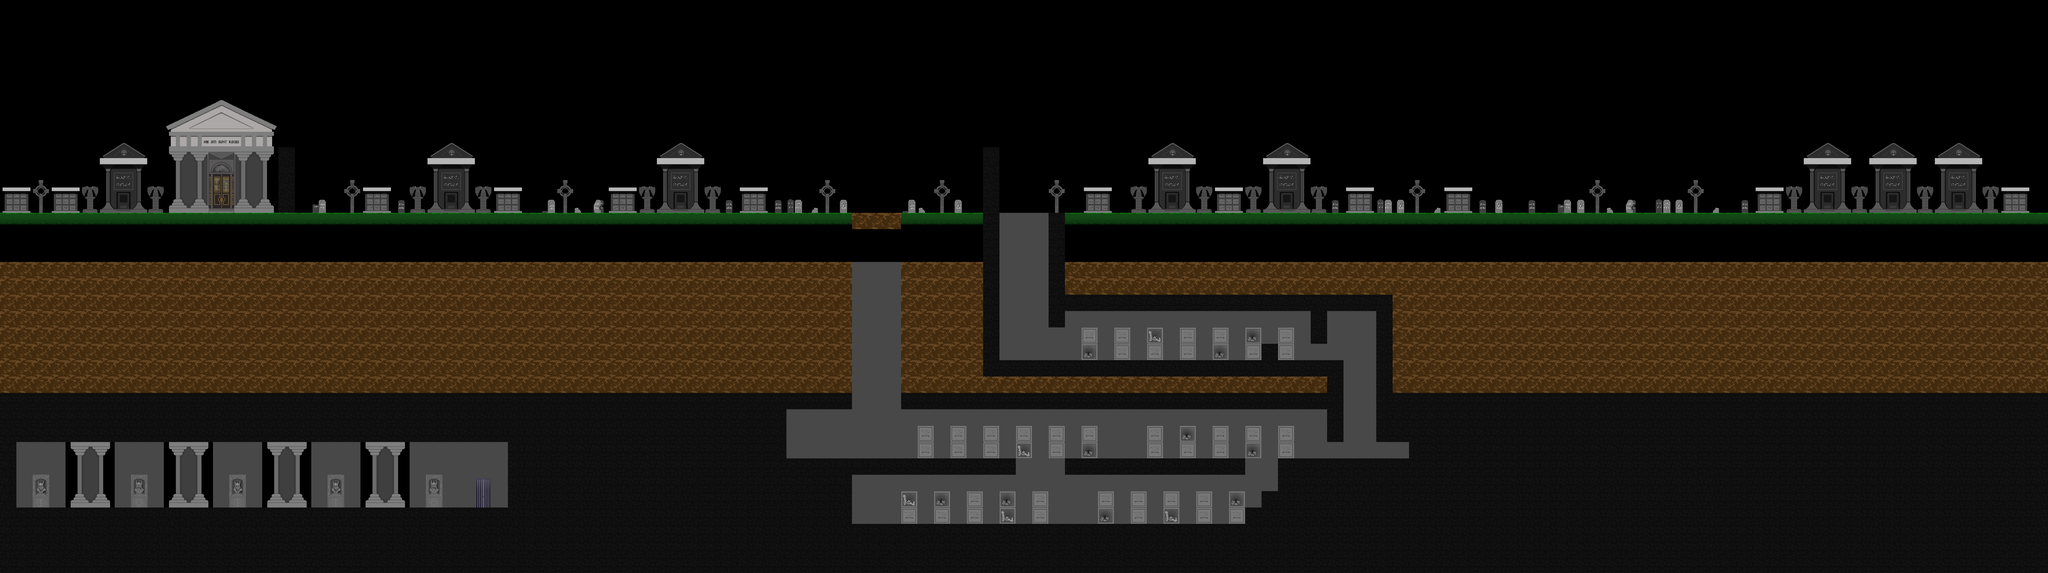

Below is a game level as drawn by its tile map, then a one-line description and the .tmx that defines it (tile-layer data replaced by summaries):
An orthogonal 125x35 tile map with 64x64 px tiles, 2 tile layers (derriere, solides), 1 hidden layer not drawn and 111 objects (escalier, checkPoint4, checkPoint3, checkPoint1, checkPoint2, ...).

<map version="1.4" tiledversion="1.4.3" orientation="orthogonal" renderorder="right-down" width="125" height="35" tilewidth="64" tileheight="64" infinite="0" nextlayerid="37" nextobjectid="159">
 <tileset firstgid="1" name="tableauTiledTilesetCimetiere2" tilewidth="64" tileheight="64" tilecount="168" columns="21">
  <image source="tableauTiledTilesetCimetiere2.png" width="1344" height="512" />
  <tile id="0">
   <properties>
    <property name="collides" type="bool" value="true" />
   </properties>
  </tile>
  <tile id="1">
   <properties>
    <property name="collides" type="bool" value="false" />
   </properties>
  </tile>
  <tile id="2">
   <properties>
    <property name="collides" type="bool" value="false" />
   </properties>
  </tile>
  <tile id="3">
   <properties>
    <property name="collides" type="bool" value="false" />
   </properties>
  </tile>
  <tile id="4">
   <properties>
    <property name="collides" type="bool" value="false" />
   </properties>
  </tile>
  <tile id="5">
   <properties>
    <property name="collides" type="bool" value="true" />
   </properties>
  </tile>
  <tile id="6">
   <properties>
    <property name="collides" type="bool" value="true" />
   </properties>
  </tile>
  <tile id="7">
   <properties>
    <property name="collides" type="bool" value="false" />
   </properties>
  </tile>
  <tile id="8">
   <properties>
    <property name="collides" type="bool" value="false" />
   </properties>
  </tile>
  <tile id="9">
   <properties>
    <property name="collides" type="bool" value="false" />
   </properties>
  </tile>
  <tile id="10">
   <properties>
    <property name="collides" type="bool" value="true" />
   </properties>
  </tile>
  <tile id="11">
   <properties>
    <property name="collides" type="bool" value="true" />
   </properties>
  </tile>
  <tile id="12">
   <properties>
    <property name="collides" type="bool" value="false" />
   </properties>
  </tile>
  <tile id="13">
   <properties>
    <property name="collides" type="bool" value="false" />
   </properties>
  </tile>
  <tile id="14">
   <properties>
    <property name="collides" type="bool" value="false" />
   </properties>
  </tile>
  <tile id="15">
   <properties>
    <property name="collides" type="bool" value="false" />
   </properties>
  </tile>
  <tile id="16">
   <properties>
    <property name="collides" type="bool" value="false" />
   </properties>
  </tile>
  <tile id="17">
   <properties>
    <property name="collides" type="bool" value="false" />
   </properties>
  </tile>
  <tile id="18">
   <properties>
    <property name="collides" type="bool" value="false" />
   </properties>
  </tile>
  <tile id="21">
   <properties>
    <property name="collides" type="bool" value="false" />
   </properties>
  </tile>
  <tile id="22">
   <properties>
    <property name="collides" type="bool" value="false" />
   </properties>
  </tile>
  <tile id="23">
   <properties>
    <property name="collides" type="bool" value="false" />
   </properties>
  </tile>
  <tile id="24">
   <properties>
    <property name="collides" type="bool" value="false" />
   </properties>
  </tile>
  <tile id="25">
   <properties>
    <property name="collides" type="bool" value="false" />
   </properties>
  </tile>
  <tile id="26">
   <properties>
    <property name="collides" type="bool" value="false" />
   </properties>
  </tile>
  <tile id="27">
   <properties>
    <property name="collides" type="bool" value="false" />
   </properties>
  </tile>
  <tile id="28">
   <properties>
    <property name="collides" type="bool" value="false" />
   </properties>
  </tile>
  <tile id="29">
   <properties>
    <property name="collides" type="bool" value="false" />
   </properties>
  </tile>
  <tile id="30">
   <properties>
    <property name="collides" type="bool" value="false" />
   </properties>
  </tile>
  <tile id="31">
   <properties>
    <property name="collides" type="bool" value="true" />
   </properties>
  </tile>
  <tile id="32">
   <properties>
    <property name="collides" type="bool" value="true" />
   </properties>
  </tile>
  <tile id="33">
   <properties>
    <property name="collides" type="bool" value="false" />
   </properties>
  </tile>
  <tile id="34">
   <properties>
    <property name="collides" type="bool" value="false" />
   </properties>
  </tile>
  <tile id="35">
   <properties>
    <property name="collides" type="bool" value="false" />
   </properties>
  </tile>
  <tile id="36">
   <properties>
    <property name="collides" type="bool" value="false" />
   </properties>
  </tile>
  <tile id="37">
   <properties>
    <property name="collides" type="bool" value="false" />
   </properties>
  </tile>
  <tile id="38">
   <properties>
    <property name="collides" type="bool" value="false" />
   </properties>
  </tile>
  <tile id="39">
   <properties>
    <property name="collides" type="bool" value="false" />
   </properties>
  </tile>
  <tile id="42">
   <properties>
    <property name="collides" type="bool" value="false" />
   </properties>
  </tile>
  <tile id="43">
   <properties>
    <property name="collides" type="bool" value="false" />
   </properties>
  </tile>
  <tile id="44">
   <properties>
    <property name="collides" type="bool" value="false" />
   </properties>
  </tile>
  <tile id="45">
   <properties>
    <property name="collides" type="bool" value="false" />
   </properties>
  </tile>
  <tile id="46">
   <properties>
    <property name="collides" type="bool" value="false" />
   </properties>
  </tile>
  <tile id="47">
   <properties>
    <property name="collides" type="bool" value="true" />
   </properties>
  </tile>
  <tile id="48">
   <properties>
    <property name="collides" type="bool" value="false" />
   </properties>
  </tile>
  <tile id="49">
   <properties>
    <property name="collides" type="bool" value="false" />
   </properties>
  </tile>
  <tile id="50">
   <properties>
    <property name="collides" type="bool" value="false" />
   </properties>
  </tile>
  <tile id="51">
   <properties>
    <property name="collides" type="bool" value="false" />
   </properties>
  </tile>
  <tile id="52">
   <properties>
    <property name="collides" type="bool" value="false" />
   </properties>
  </tile>
  <tile id="53">
   <properties>
    <property name="collides" type="bool" value="false" />
   </properties>
  </tile>
  <tile id="54">
   <properties>
    <property name="collides" type="bool" value="false" />
   </properties>
  </tile>
  <tile id="55">
   <properties>
    <property name="collides" type="bool" value="false" />
   </properties>
  </tile>
  <tile id="56">
   <properties>
    <property name="collides" type="bool" value="false" />
   </properties>
  </tile>
  <tile id="57">
   <properties>
    <property name="collides" type="bool" value="false" />
   </properties>
  </tile>
  <tile id="58">
   <properties>
    <property name="collides" type="bool" value="false" />
   </properties>
  </tile>
  <tile id="59">
   <properties>
    <property name="collides" type="bool" value="false" />
   </properties>
  </tile>
  <tile id="60">
   <properties>
    <property name="collides" type="bool" value="false" />
   </properties>
  </tile>
  <tile id="63">
   <properties>
    <property name="collides" type="bool" value="false" />
   </properties>
  </tile>
  <tile id="64">
   <properties>
    <property name="collides" type="bool" value="false" />
   </properties>
  </tile>
  <tile id="65">
   <properties>
    <property name="collides" type="bool" value="false" />
   </properties>
  </tile>
  <tile id="66">
   <properties>
    <property name="collides" type="bool" value="false" />
   </properties>
  </tile>
  <tile id="67">
   <properties>
    <property name="collides" type="bool" value="false" />
   </properties>
  </tile>
  <tile id="68">
   <properties>
    <property name="collides" type="bool" value="true" />
   </properties>
  </tile>
  <tile id="69">
   <properties>
    <property name="collides" type="bool" value="true" />
   </properties>
  </tile>
  <tile id="70">
   <properties>
    <property name="collides" type="bool" value="true" />
   </properties>
  </tile>
  <tile id="71">
   <properties>
    <property name="collides" type="bool" value="true" />
   </properties>
  </tile>
  <tile id="72">
   <properties>
    <property name="collides" type="bool" value="true" />
   </properties>
  </tile>
  <tile id="73">
   <properties>
    <property name="collides" type="bool" value="true" />
   </properties>
  </tile>
  <tile id="74">
   <properties>
    <property name="collides" type="bool" value="false" />
   </properties>
  </tile>
  <tile id="75">
   <properties>
    <property name="collides" type="bool" value="false" />
   </properties>
  </tile>
  <tile id="76">
   <properties>
    <property name="collides" type="bool" value="false" />
   </properties>
  </tile>
  <tile id="77">
   <properties>
    <property name="collides" type="bool" value="false" />
   </properties>
  </tile>
  <tile id="78">
   <properties>
    <property name="collides" type="bool" value="false" />
   </properties>
  </tile>
  <tile id="79">
   <properties>
    <property name="collides" type="bool" value="false" />
   </properties>
  </tile>
  <tile id="80">
   <properties>
    <property name="collides" type="bool" value="false" />
   </properties>
  </tile>
  <tile id="81">
   <properties>
    <property name="collides" type="bool" value="false" />
   </properties>
  </tile>
  <tile id="84">
   <properties>
    <property name="collides" type="bool" value="false" />
   </properties>
  </tile>
  <tile id="85">
   <properties>
    <property name="collides" type="bool" value="false" />
   </properties>
  </tile>
  <tile id="86">
   <properties>
    <property name="collides" type="bool" value="false" />
   </properties>
  </tile>
  <tile id="87">
   <properties>
    <property name="collides" type="bool" value="false" />
   </properties>
  </tile>
  <tile id="88">
   <properties>
    <property name="collides" type="bool" value="false" />
   </properties>
  </tile>
  <tile id="89">
   <properties>
    <property name="collides" type="bool" value="false" />
   </properties>
  </tile>
  <tile id="90">
   <properties>
    <property name="collides" type="bool" value="true" />
   </properties>
  </tile>
  <tile id="91">
   <properties>
    <property name="collides" type="bool" value="true" />
   </properties>
  </tile>
  <tile id="92">
   <properties>
    <property name="collides" type="bool" value="true" />
   </properties>
  </tile>
  <tile id="93">
   <properties>
    <property name="collides" type="bool" value="true" />
   </properties>
  </tile>
  <tile id="94">
   <properties>
    <property name="collides" type="bool" value="true" />
   </properties>
  </tile>
  <tile id="95">
   <properties>
    <property name="collides" type="bool" value="false" />
   </properties>
  </tile>
  <tile id="96">
   <properties>
    <property name="collides" type="bool" value="false" />
   </properties>
  </tile>
  <tile id="97">
   <properties>
    <property name="collides" type="bool" value="false" />
   </properties>
  </tile>
  <tile id="98">
   <properties>
    <property name="collides" type="bool" value="false" />
   </properties>
  </tile>
  <tile id="99">
   <properties>
    <property name="collides" type="bool" value="false" />
   </properties>
  </tile>
  <tile id="100">
   <properties>
    <property name="collides" type="bool" value="false" />
   </properties>
  </tile>
  <tile id="101">
   <properties>
    <property name="collides" type="bool" value="false" />
   </properties>
  </tile>
  <tile id="102">
   <properties>
    <property name="collides" type="bool" value="false" />
   </properties>
  </tile>
  <tile id="105">
   <properties>
    <property name="collides" type="bool" value="false" />
   </properties>
  </tile>
  <tile id="106">
   <properties>
    <property name="collides" type="bool" value="false" />
   </properties>
  </tile>
  <tile id="107">
   <properties>
    <property name="collides" type="bool" value="false" />
   </properties>
  </tile>
  <tile id="108">
   <properties>
    <property name="collides" type="bool" value="false" />
   </properties>
  </tile>
  <tile id="109">
   <properties>
    <property name="collides" type="bool" value="false" />
   </properties>
  </tile>
  <tile id="110">
   <properties>
    <property name="collides" type="bool" value="false" />
   </properties>
  </tile>
  <tile id="111">
   <properties>
    <property name="collides" type="bool" value="false" />
   </properties>
  </tile>
  <tile id="112">
   <properties>
    <property name="collides" type="bool" value="false" />
   </properties>
  </tile>
  <tile id="113">
   <properties>
    <property name="collides" type="bool" value="false" />
   </properties>
  </tile>
  <tile id="114">
   <properties>
    <property name="collides" type="bool" value="false" />
   </properties>
  </tile>
  <tile id="115">
   <properties>
    <property name="collides" type="bool" value="false" />
   </properties>
  </tile>
  <tile id="116">
   <properties>
    <property name="collides" type="bool" value="false" />
   </properties>
  </tile>
  <tile id="117">
   <properties>
    <property name="collides" type="bool" value="false" />
   </properties>
  </tile>
  <tile id="118">
   <properties>
    <property name="collides" type="bool" value="false" />
   </properties>
  </tile>
  <tile id="119">
   <properties>
    <property name="collides" type="bool" value="false" />
   </properties>
  </tile>
  <tile id="120">
   <properties>
    <property name="collides" type="bool" value="false" />
   </properties>
  </tile>
  <tile id="121">
   <properties>
    <property name="collides" type="bool" value="false" />
   </properties>
  </tile>
  <tile id="122">
   <properties>
    <property name="collides" type="bool" value="false" />
   </properties>
  </tile>
  <tile id="123">
   <properties>
    <property name="collides" type="bool" value="false" />
   </properties>
  </tile>
  <tile id="126">
   <properties>
    <property name="collides" type="bool" value="false" />
   </properties>
  </tile>
  <tile id="127">
   <properties>
    <property name="collides" type="bool" value="false" />
   </properties>
  </tile>
  <tile id="128">
   <properties>
    <property name="collides" type="bool" value="false" />
   </properties>
  </tile>
  <tile id="129">
   <properties>
    <property name="collides" type="bool" value="false" />
   </properties>
  </tile>
  <tile id="130">
   <properties>
    <property name="collides" type="bool" value="false" />
   </properties>
  </tile>
  <tile id="131">
   <properties>
    <property name="collides" type="bool" value="false" />
   </properties>
  </tile>
  <tile id="132">
   <properties>
    <property name="collides" type="bool" value="false" />
   </properties>
  </tile>
  <tile id="133">
   <properties>
    <property name="collides" type="bool" value="false" />
   </properties>
  </tile>
  <tile id="134">
   <properties>
    <property name="collides" type="bool" value="false" />
   </properties>
  </tile>
  <tile id="135">
   <properties>
    <property name="collides" type="bool" value="false" />
   </properties>
  </tile>
  <tile id="136">
   <properties>
    <property name="collides" type="bool" value="false" />
   </properties>
  </tile>
  <tile id="137">
   <properties>
    <property name="collides" type="bool" value="false" />
   </properties>
  </tile>
  <tile id="138">
   <properties>
    <property name="collides" type="bool" value="false" />
   </properties>
  </tile>
  <tile id="139">
   <properties>
    <property name="collides" type="bool" value="false" />
   </properties>
  </tile>
  <tile id="140">
   <properties>
    <property name="collides" type="bool" value="false" />
   </properties>
  </tile>
  <tile id="141">
   <properties>
    <property name="collides" type="bool" value="false" />
   </properties>
  </tile>
  <tile id="142">
   <properties>
    <property name="collides" type="bool" value="false" />
   </properties>
  </tile>
  <tile id="143">
   <properties>
    <property name="collides" type="bool" value="false" />
   </properties>
  </tile>
  <tile id="144">
   <properties>
    <property name="collides" type="bool" value="false" />
   </properties>
  </tile>
 </tileset>
 <layer id="3" name="devant" width="125" height="35" visible="0">
  <data>[4375 cells, 0 non-empty, 0 distinct tile ids]</data>
 </layer>
 <layer id="2" name="derriere" width="125" height="35">
  <data>[4375 cells, 2748 non-empty, 90 distinct tile ids]</data>
 </layer>
 <layer id="1" name="solides" width="125" height="35">
  <properties>
   <property name="collides" type="bool" value="false" />
  </properties>
  <data>[4375 cells, 397 non-empty, 4 distinct tile ids]</data>
 </layer>
 <objectgroup id="17" name="escaliers">
  <object id="108" name="escalier" gid="69" x="1856" y="1984" width="64" height="64" />
 </objectgroup>
 <objectgroup id="4" name="stars">
  <object id="16" gid="70" x="896" y="1984" width="64" height="64" />
  <object id="19" gid="70" x="832" y="512" width="64" height="64" />
  <object id="22" gid="70" x="1439.5" y="823.5" width="64" height="64" />
  <object id="24" gid="70" x="2398.5" y="815" width="64" height="64" />
  <object id="27" gid="70" x="34" y="822" width="64" height="64" />
  <object id="28" gid="70" x="4766" y="822" width="64" height="64" />
  <object id="29" gid="70" x="5670" y="822" width="64" height="64" />
  <object id="30" gid="70" x="7842" y="820" width="64" height="64" />
  <object id="31" gid="70" x="1952" y="824" width="64" height="64" />
  <object id="32" gid="70" x="2912" y="818" width="64" height="64" />
  <object id="38" gid="70" x="4544" y="2048" width="64" height="64" />
  <object id="39" gid="70" x="4288" y="2048" width="64" height="64" />
  <object id="40" gid="70" x="3904" y="2048" width="64" height="64" />
  <object id="41" gid="70" x="3968" y="1792" width="64" height="64" />
  </objectgroup>
 <objectgroup id="5" name="checkPoints">
  <!-- 4 objects omitted --></objectgroup>
 <objectgroup id="6" name="flyingMonsters">
  <!-- 4 objects omitted --></objectgroup>
 <objectgroup id="7" name="zombies">
  <!-- 8 objects omitted --></objectgroup>
 <objectgroup id="20" name="bougies">
  <!-- 3 objects omitted --></objectgroup>
 <objectgroup id="32" name="bougies1">
  <!-- 2 objects omitted --></objectgroup>
 <objectgroup id="33" name="bougies2">
  <!-- 2 objects omitted --></objectgroup>
 <objectgroup id="34" name="bougies3">
  <!-- 2 objects omitted --></objectgroup>
 <objectgroup id="8" name="torches">
  <!-- 4 objects omitted --></objectgroup>
 <objectgroup id="21" name="torches1">
  <!-- 4 objects omitted --></objectgroup>
 <objectgroup id="22" name="torches2">
  <!-- 3 objects omitted --></objectgroup>
 <objectgroup id="23" name="torches3">
  <!-- 2 objects omitted --></objectgroup>
 <objectgroup id="24" name="torches4">
  <!-- 1 objects omitted --></objectgroup>
 <objectgroup id="25" name="torches5">
  <!-- 1 objects omitted --></objectgroup>
 <objectgroup id="26" name="torches6">
  <!-- 1 objects omitted --></objectgroup>
 <objectgroup id="28" name="torches7">
  <!-- 1 objects omitted --></objectgroup>
 <objectgroup id="29" name="torches8">
  <!-- 1 objects omitted --></objectgroup>
 <objectgroup id="9" name="aurore" />
 <objectgroup id="16" name="rocheQuiRoule">
  <!-- 2 objects omitted --></objectgroup>
 <objectgroup id="10" name="vase">
  <!-- 20 objects omitted --></objectgroup>
 <objectgroup id="18" name="solFragilePierre">
  <!-- 3 objects omitted --></objectgroup>
 <objectgroup id="15" name="solFragile">
  <!-- 3 objects omitted --></objectgroup>
 <objectgroup id="11" name="bossSpectre">
  <!-- 1 objects omitted --></objectgroup>
 <objectgroup id="12" name="sacdos" />
 <objectgroup id="13" name="spectres" />
 <objectgroup id="14" name="squelettes">
  <!-- 11 objects omitted --></objectgroup>
</map>
<!-- 96 of 111 objects omitted -->
